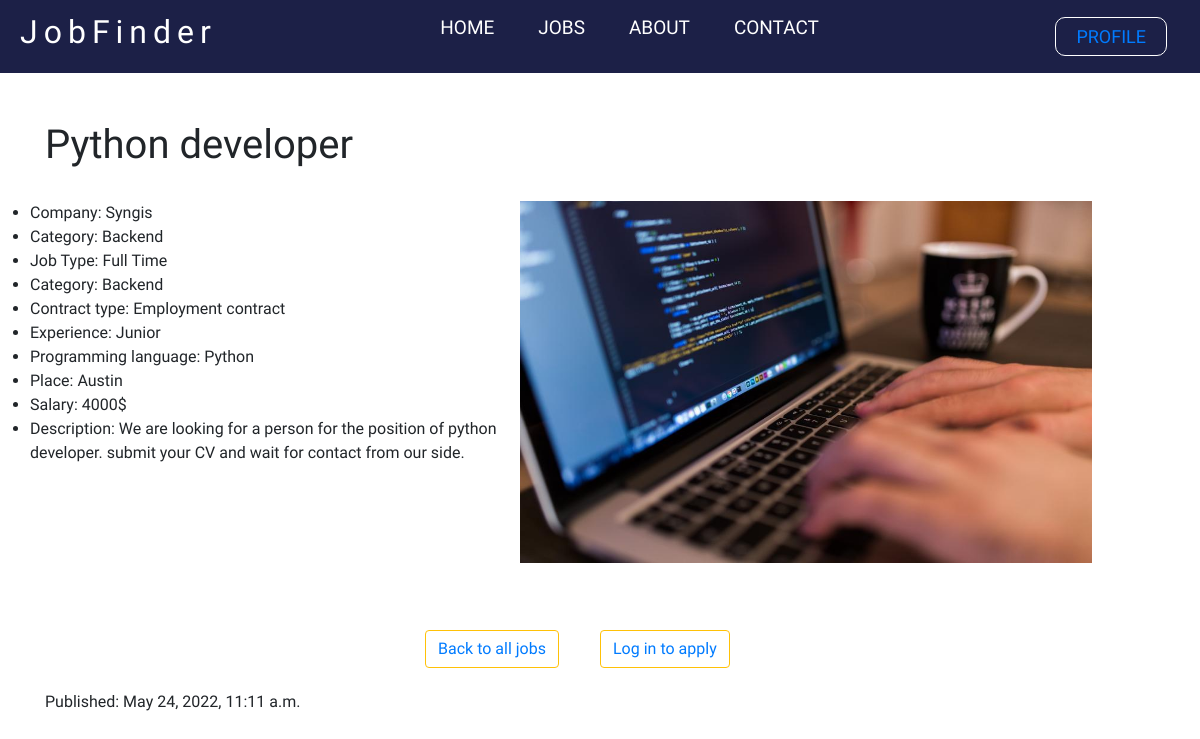
Page /jobs/1/ on the committed database.
### backend/models.py (models this page shows, shortened)
class Job(models.Model):
    user = models.ForeignKey(User, on_delete=models.SET_NULL, null=True, blank=True, editable=False)
    title = models.CharField(max_length=200, null=True, blank=True)
    company = models.CharField(max_length=200, null=True, blank=True)
    jobType = models.CharField(choices=JOB_CHOICES, max_length = 50, null=True, blank=True)
    category = models.CharField(choices=CATEGORY_CHOICES, max_length = 50, null=True, blank=True)
    contractType = models.CharField(choices=CONTRACT_CHOICES, max_length = 50, null=True, blank=True)
    experience = models.CharField(choices=EXPERIENCE_CHOICES, max_length = 50, null=True, blank=True)
    description = models.TextField()
    image = models.ImageField(null=True, blank=True, default = None)
    proglanguage =  models.CharField(max_length=200, null=True, blank=True)
    place = models.CharField(max_length=200, null=True, blank=True)
    salary = models.CharField(max_length=200, null=True, blank=True)
    published = models.DateTimeField(default=timezone.now)

### backend/views.py (the view)
# urls.py: path('jobs/<int:job_id>/', views.job_info, name='job_info'),
def job_info(request, job_id):
    job = Job.objects.get(pk=job_id)
    return render(request, 'backend/job_info.html', {'job': job})

### templates/backend/job_info.html (shortened to what this page needs)
{% extends 'main.html' %}
{% load static %}
{% block content %}
{% include 'navbar.html' %}
{% static 'images' as baseUrl %}
    <div class="container py-4 my-4 mx-auto d-flex flex-column">
        <div class="header">
            <div class="row r1">
                <div class="col-md-9 abc">
                    <h1>{{ job.title }} </h1>
                </div>
            </div>
        </div>
        <div class="container-body mt-4">
            <div class="row r3">
                <div class="col-md-5 p-0 klo">
                    <ul>
                        <li>Company: {{ job.company }}</li>
                        <li>Category: {{ job.get_category_display }}</li>
                        <li>Job Type: {{ job.jobType}}</li>
                        <li>Category: {{ job.category }}</li>
                        <li>Contract type: {{ job.contractType }}</li>
                        <li>Experience: {{ job.experience }}</li>
                        <li>Programming language: {{job.proglanguage}}</li>
                        <li>Place: {{ job.place }}</li>
                        <li>Salary: {{ job.salary }}$</li>
                        <li>Description: {{ job.description }}</li>
                    </ul>
                </div>
                <div class="col-md-7"> <img src="{{baseUrl}}/{{job.image}}" alt="Job" width="90%" height="95%"> </div>
            </div>
        </div>
        <div class="footer d-flex flex-column mt-5">
            <div class="row r4">
                <div class="col-md-2 mio offset-md-4">
                    <button type="button" class="btn btn-outline-warning"><a href="{% url 'jobs' %}">Back to all jobs</a></button></div>
                    {% if user.is_authenticated %}
                <div class="col-md-2 myt ">
                    <button type="button" class="btn btn-outline-warning"><a href="{% url 'application' job.id %}">Apply for job</a></button></div>
                    {% else %}
                    <button type="button" class="btn btn-outline-warning"><a href="{% url 'loginPage' %}">Log in to apply</a></button></div>
                    {% endif %}
            </div>
            <br>
            <h6>Published: {{job.published}}</h6>
        </div>
{% endblock %}

### static/styles/navbar.css (style rules this page uses)
* { margin: 0; padding: 0; font-family: 'Koulen', cursive; }
body { background-color: rgb(255, 255, 255); }

### rows in the picture
Job: title "Python developer", company "Syngis", category "Backend", jobType "Full Time", contractType "Employment contract", experience "Junior", proglanguage "Python", place "Austin", salary "4000", description "We are looking for a person for the position of python developer. submit your CV and wait for contact from our side.", image (picture), published "May 24, 2022, 11:11 a.m."
